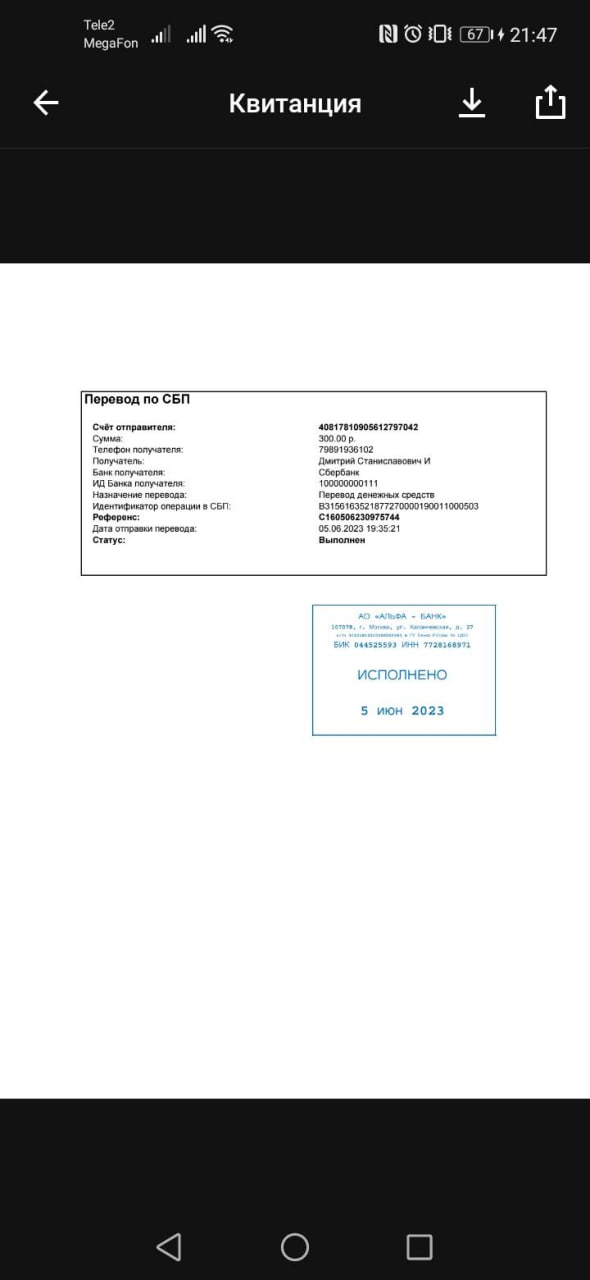
#> input picture tests/imgs/alfa/alfa_1.jpeg, 590 x 1280 px
$ python -i target_rectangles.py   (imports and definitions only)
#> lines starting #> are read from the running program, lines starting #| are printed output that depends on the picture; after the words box and inside, x2 and y2 are one past the last pixel; in counts of white or black regions, pixels touching at a corner belong together
from typing import List

import cv2
import numpy as np

from models.data_classes import RectangleData
from utility.rectangle_utils.sentences import get_sentences, get_sentences2


# THRESHOLD_CONTOURS_POINTS = 1000


def _get_rect_lines(gray: np.ndarray) -> np.ndarray:
    blur = cv2.GaussianBlur(gray, (7, 7), 0.5)
    # ret, thresh = cv2.threshold(blur, 50, 150, 0
    edge = cv2.Canny(blur, 0, 50, 3)
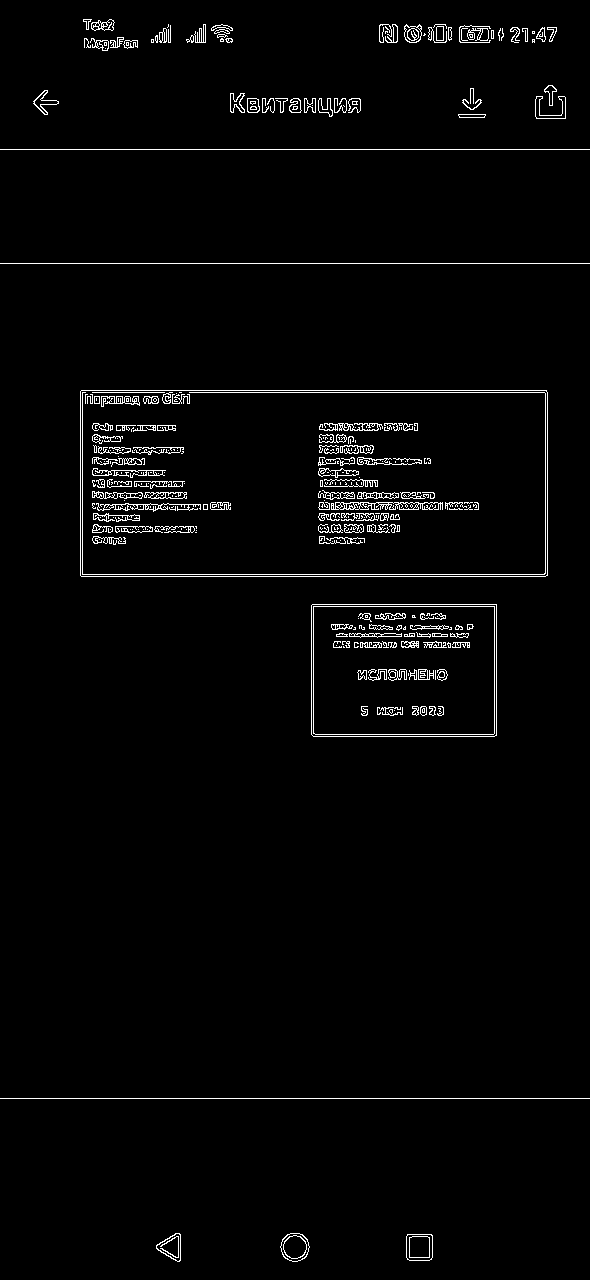
#> edge: shape (1280, 590); 2.3% white in thin lines or dots

    contours, hierarchy = cv2.findContours(edge, cv2.RETR_LIST,cv2.CHAIN_APPROX_SIMPLE)
#> contours = 628 contours, 412 with area under 20; largest, box (x1, y1, x2, y2) and area: (80, 390, 548, 577) 86858, (80, 390, 548, 577) 86857, (311, 604, 497, 737) 24416, (311, 604, 497, 737) 24415, (313, 606, 495, 735) 23166
    mask = np.copy(gray) * 0
#> mask: shape (1280, 590); every value is 0

    for cnt in contours:
        approx = cv2.approxPolyDP(cnt, 0.01 * cv2.arcLength(cnt, True), True)
        if len(approx) == 4:
            x, y, w, h = cv2.boundingRect(cnt)
            if w > 70:
                cv2.rectangle(mask, (x, y), (x + w, y + h), (255, 255, 255), 5)
#> this loop made 628 passes
#> (approx, x, y, w, h) on passes 7, 45, 47, 54: ([[407, 1234], [407, 1259], [431, 1259], [432, 1235]], 406, 1234, 27, 27), ([[467, 646], [468, 645], [469, 646], [468, 647]], 467, 645, 3, 3), ([[416, 646], [417, 645], [418, 646], [417, 647]], 416, 645, 3, 3), ([[416, 644], [417, 643], [418, 644], [417, 645]], 416, 643, 3, 3)
#> (x, y, w, h) on passes 67, 81, 101, 104, 111, 130: (416, 641, 3, 3), (362, 634, 3, 3), (403, 627, 3, 3), (422, 626, 3, 3), (403, 626, 3, 4), (412, 615, 3, 3)
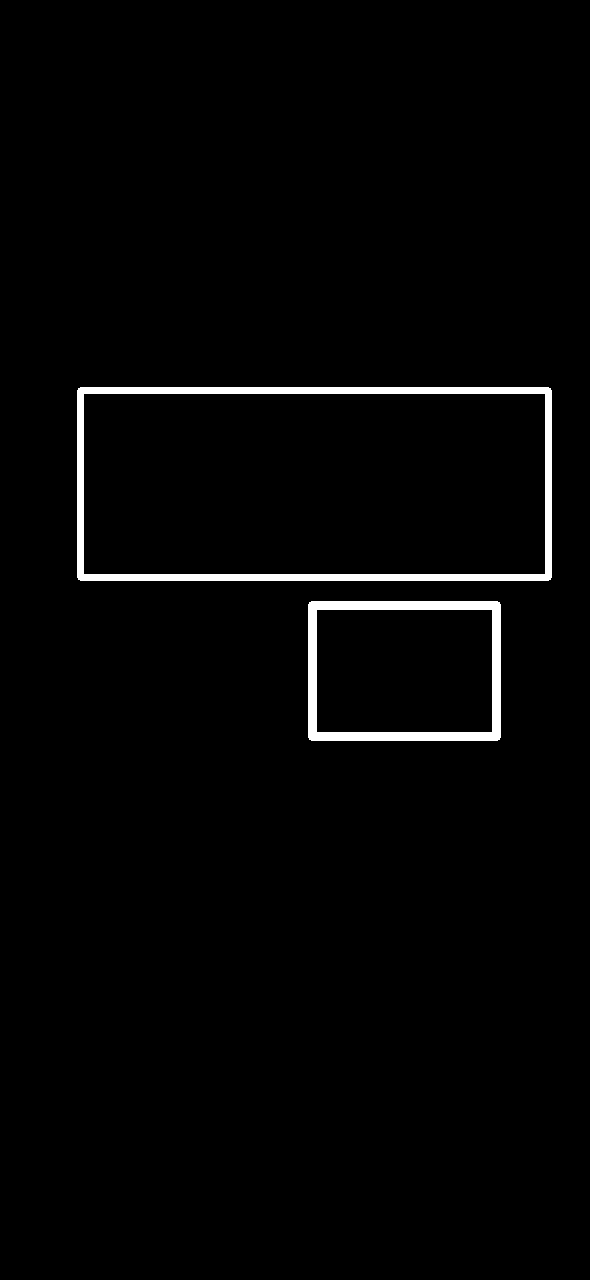
#> mask: shape (1280, 590); 2% white; 2 white regions, box (x1, y1, x2, y2) and area: (77, 387, 552, 581) 9150, (308, 601, 501, 741) 5650
    return mask


# [154 lines left out: functions _get_lines, _is_black_bg, _get_boxes_cnt, _get_count_of_points_per_area, get_rect_by_contours, not called in this run]

>>> import cv2
>>> picture = cv2.imread('../tests/imgs/alfa/alfa_1.jpeg', cv2.IMREAD_GRAYSCALE)
>>> result = _get_rect_lines(picture)

$ run again, on tests/imgs/alfa/alfa_3.jpg
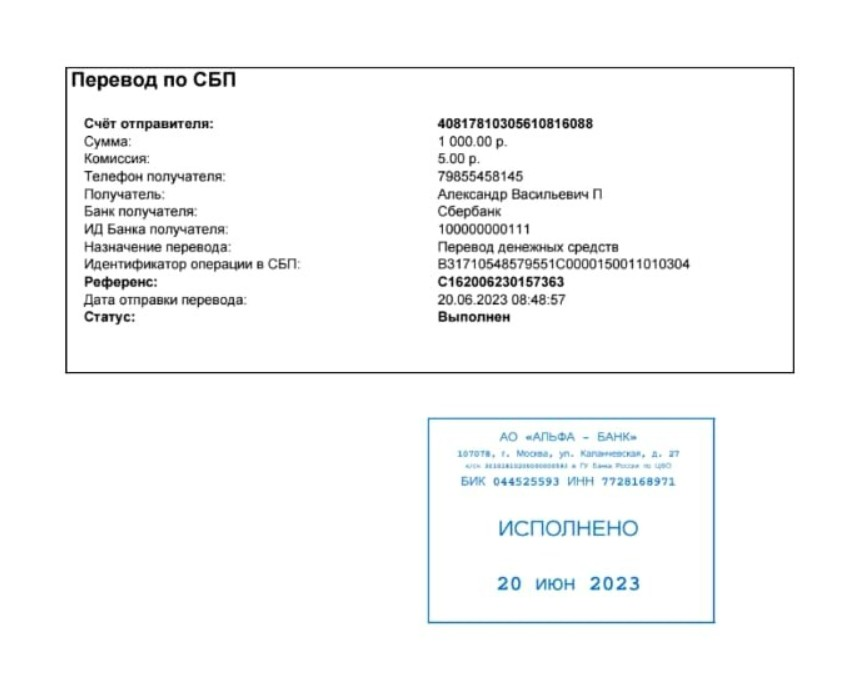
#> input picture tests/imgs/alfa/alfa_3.jpg, 848 x 694 px
#> in _get_rect_lines, `edge = cv2.Canny(blur, 0, 50, 3)`:
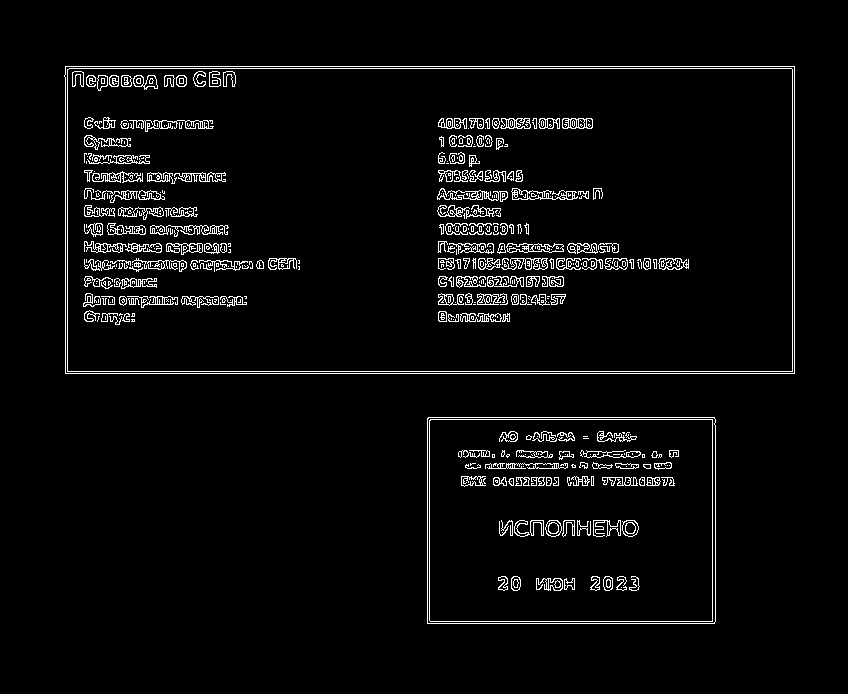
#> edge: shape (694, 848); 3.9% white in thin lines or dots, all inside (x1, y1, x2, y2) = (64, 66, 795, 624)
#> contours = 930 contours, 598 with area under 20; largest, box (x1, y1, x2, y2) and area: (64, 66, 795, 374) 223805, (64, 66, 795, 374) 223803, (67, 68, 793, 372) 219673, (67, 68, 793, 372) 219672, (427, 417, 716, 624) 59322
#> the loop in _get_rect_lines, `for cnt in contours:` made 930 passes
#> (approx, x, y, w, h) on passes 47, 49: ([[586, 481], [587, 480], [588, 481], [587, 482]], 586, 480, 3, 3), ([[495, 481], [496, 480], [497, 481], [496, 482]], 495, 480, 3, 3)
#> after the loop in _get_rect_lines, `for cnt in contours:`:
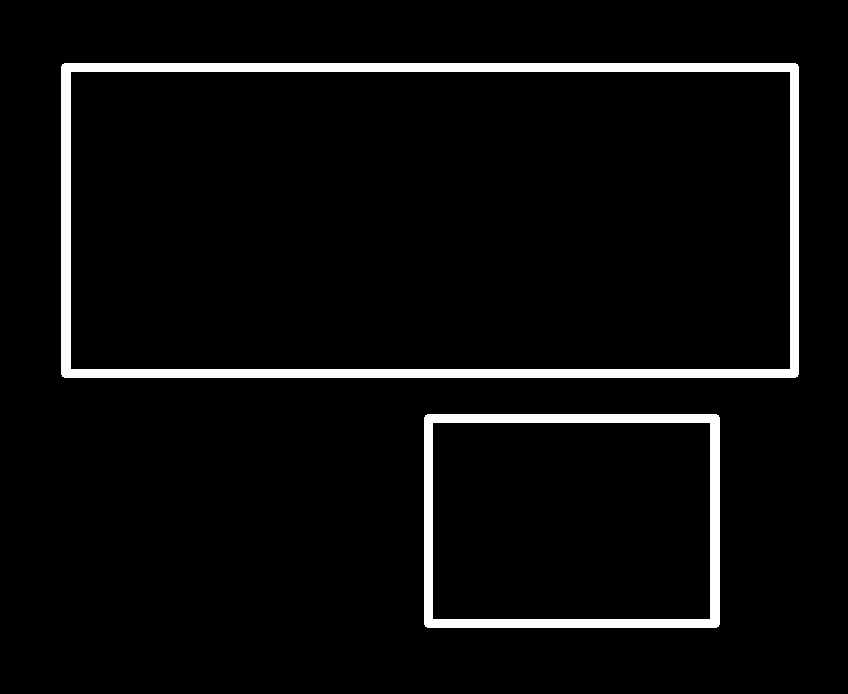
#> mask: shape (694, 848); 4.7% white; 2 white regions, box (x1, y1, x2, y2) and area: (61, 63, 799, 378) 18907, (424, 414, 720, 628) 9032
